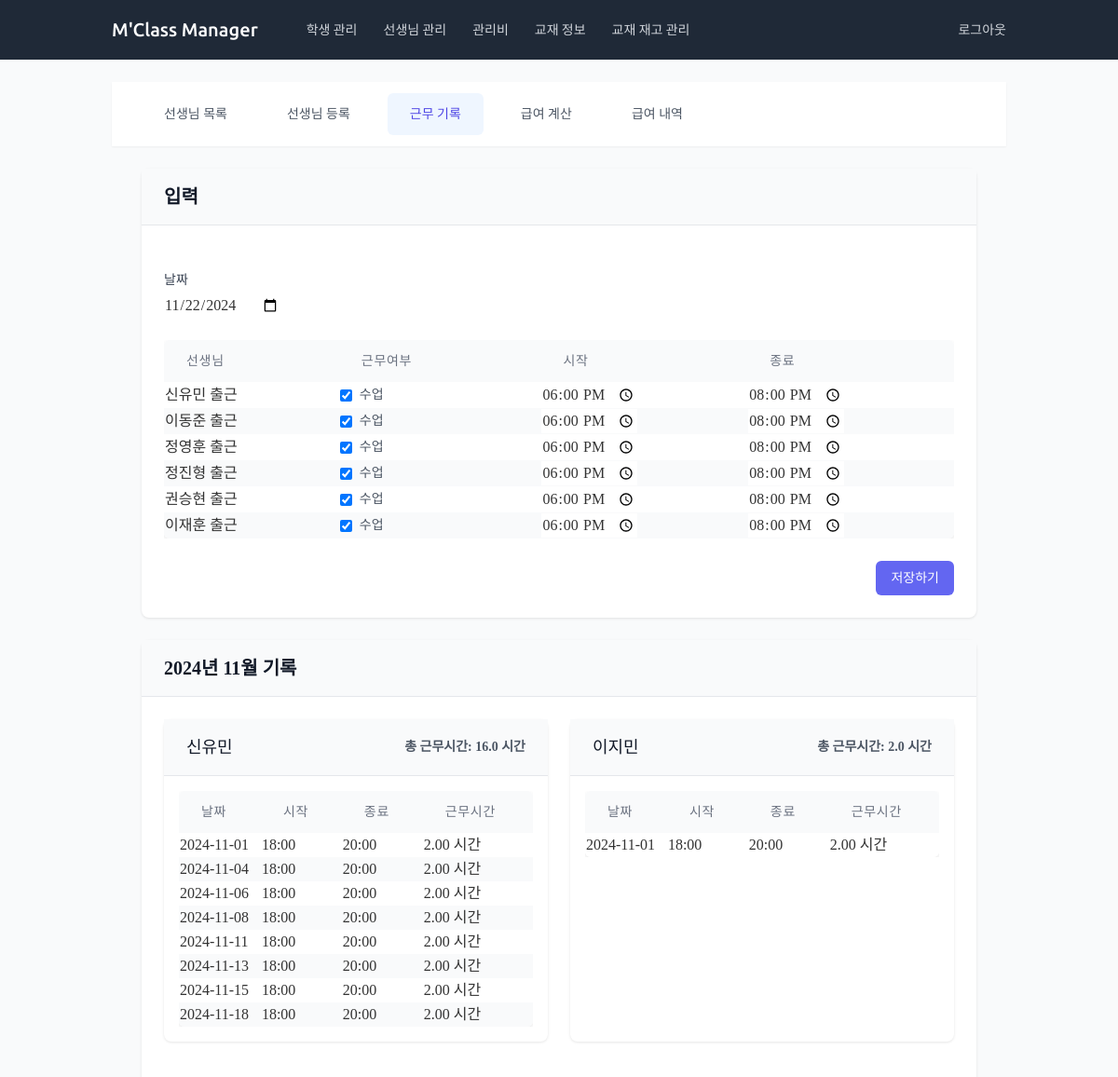
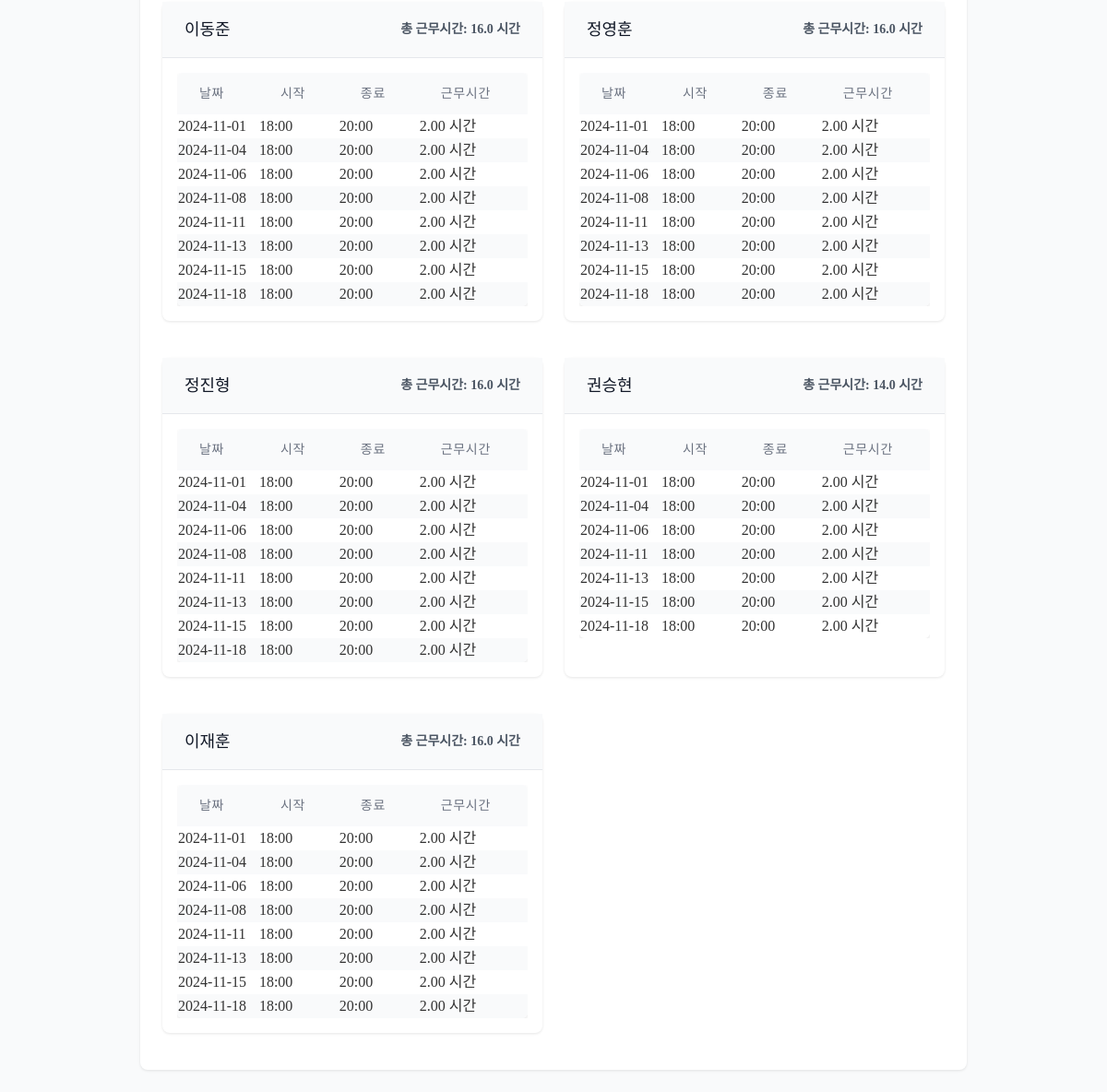
Before: /teachers/attendance/create/ (signed in) with the older database file (2 pictures, top to bottom).
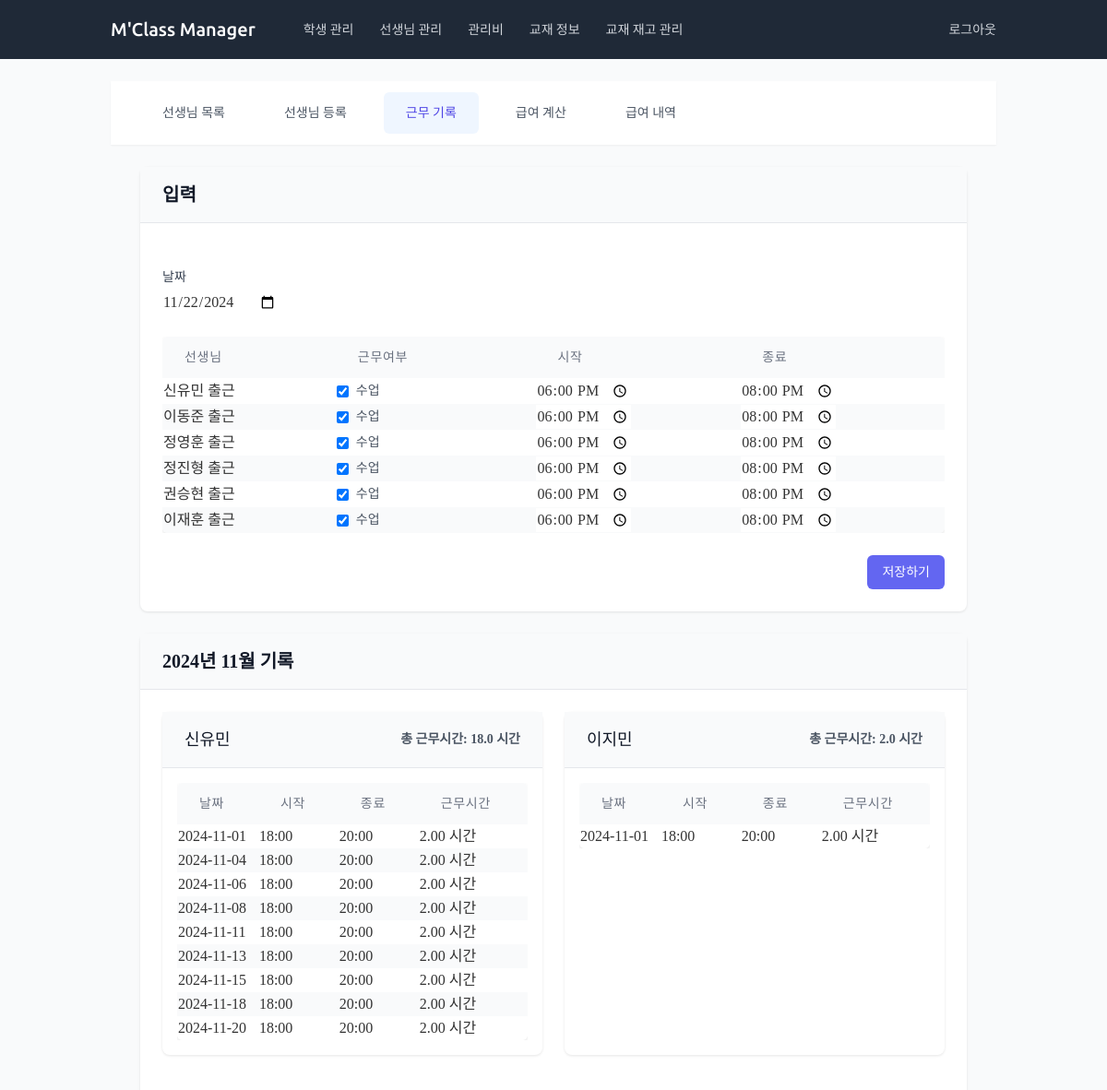
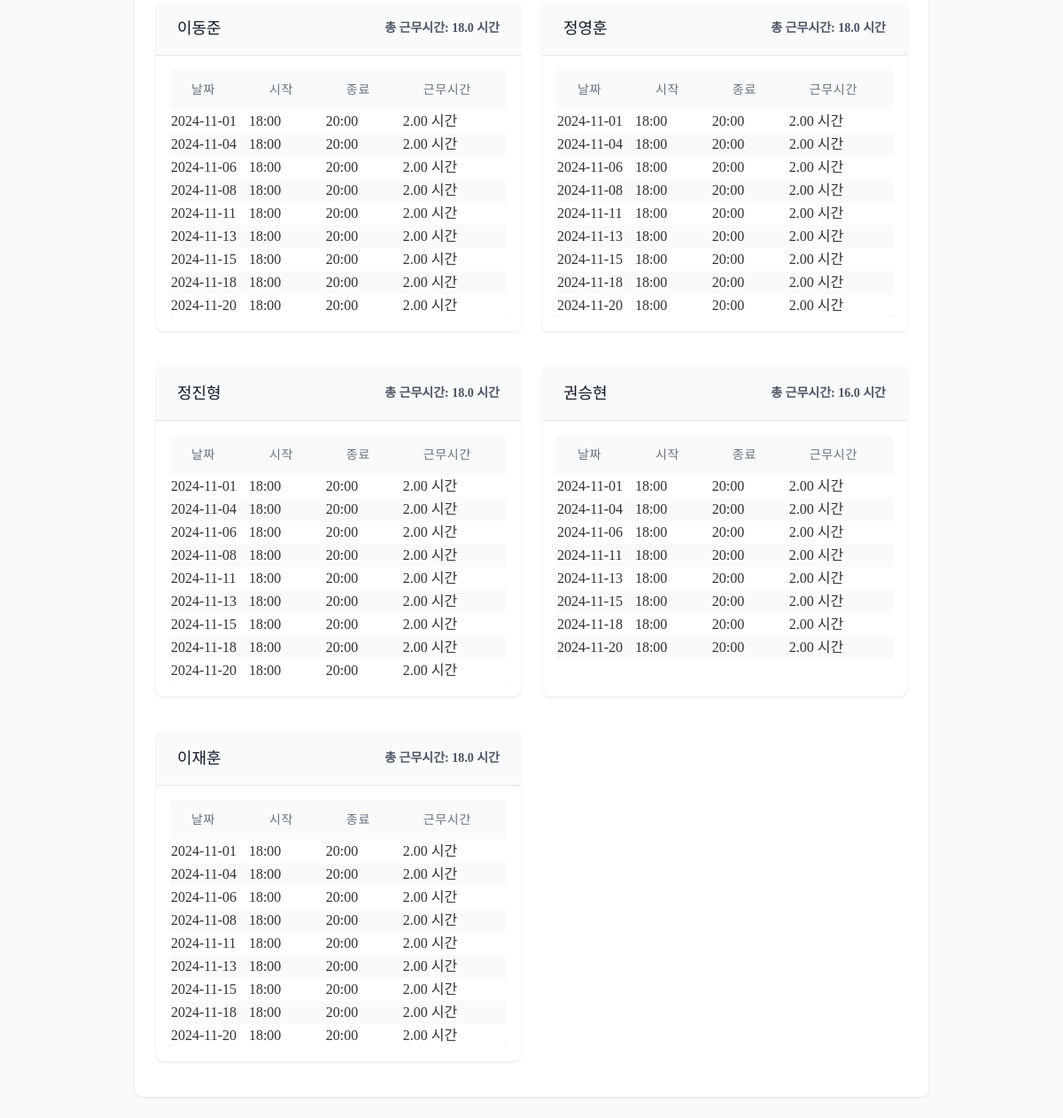
After: the same page with the newer database file (2 pictures, top to bottom).
### teachers/models.py (models this page shows, shortened)
class Teacher(models.Model):
    GENDER_CHOICES = [
        ('M', '남'),
        ('F', '여'),
    ]
    name = models.CharField(max_length=100, verbose_name='이름')
    phone_number = models.CharField(
        max_length=11,
        validators=[validate_phone_number],
        blank=True,
        null=True,
        verbose_name='전화번호'
    )
    email = models.EmailField(blank=True, null=True, verbose_name='이메일')
    gender = models.CharField(max_length=1, choices=GENDER_CHOICES, blank=True, null=True, verbose_name='성별')
    hire_date = models.DateField(blank=True, null=True, verbose_name='입사일')
    resignation_date = models.DateField(null=True, blank=True, verbose_name='퇴사일')
    bank = models.ForeignKey('common.Bank', on_delete=models.SET_NULL, blank=True, null=True, verbose_name='거래은행')
    account_number = models.CharField(max_length=20, blank=True, null=True, verbose_name='급여계좌')
    base_salary = models.IntegerField(blank=True, null=True, verbose_name='급여기준', default=15000)
    additional_salary = models.IntegerField(blank=True, null=True, verbose_name='추가급여', default=0)
    other_info = models.TextField(blank=True, null=True, verbose_name='기타')
    is_active = models.BooleanField(default=True, verbose_name="재직 중")
    extra_field1 = models.CharField(max_length=100, blank=True, null=True, verbose_name='예비1')
    extra_field2 = models.CharField(max_length=100, blank=True, null=True, verbose_name='예비2')
    extra_field3 = models.CharField(max_length=100, blank=True, null=True, verbose_name='예비3')
    extra_field4 = models.CharField(max_length=100, blank=True, null=True, verbose_name='예비4')
    class Meta:
        verbose_name = '교사'
        verbose_name_plural = '교사'

class Attendance(models.Model):
    teacher = models.ForeignKey(Teacher, on_delete=models.CASCADE, verbose_name='교사')
    date = models.DateField(default=timezone.now, verbose_name='날짜')
    is_present = models.BooleanField(default=True, verbose_name='출근')
    start_time = models.TimeField(null=True, blank=True, verbose_name='근무 시작 시간')
    end_time = models.TimeField(null=True, blank=True, verbose_name='근무 종료 시간')
    class Meta:
        unique_together = ['teacher', 'date']
        verbose_name = '출근기록'
        verbose_name_plural = '출근기록'

### teachers/views.py (the view, shortened to what this page needs)
# urls.py: path('attendance/create/', views.AttendanceCreateView.as_view(), name='attendance_create'),
class AttendanceCreateView(LoginRequiredMixin, View):
    def get(self, request):
        teachers = Teacher.objects.filter(is_active=True)
        form = BulkAttendanceForm(teachers=teachers)
        current_date = timezone.now().date()
        month_start = current_date.replace(day=1)
        month_end = (month_start + timedelta(days=32)).replace(day=1) - timedelta(days=1)
        monthly_records = Attendance.objects.filter(date__range=[month_start, month_end]).order_by('teacher', 'date')
        teacher_records = {}
        for record in monthly_records:
            if record.teacher not in teacher_records:
                teacher_records[record.teacher] = {'records': [], 'total_hours': 0}
            if record.start_time and record.end_time:
                start_datetime = timezone.make_aware(timezone.datetime.combine(record.date, record.start_time))
                end_datetime = timezone.make_aware(timezone.datetime.combine(record.date, record.end_time))
                work_hours = (end_datetime - start_datetime).total_seconds() / 3600
                record.work_hours = round(work_hours, 2)
                teacher_records[record.teacher]['total_hours'] += record.work_hours
            else:
                record.work_hours = None
            teacher_records[record.teacher]['records'].append(record)
        context = {
            'form': form,
            'teacher_records': teacher_records,
            'current_month': current_date.strftime('%Y년 %m월')
        }
        return render(request, 'teachers/attendance_form.html', context)

### teachers/forms.py
class BulkAttendanceForm(forms.Form):
    date = forms.DateField(widget=forms.DateInput(attrs={'type': 'date'}), initial=timezone.now)
    def __init__(self, *args, **kwargs):
        teachers = kwargs.pop('teachers', None)
        super().__init__(*args, **kwargs)
        if teachers:
            for teacher in teachers:
                self.fields[f'is_present_{teacher.id}'] = forms.BooleanField(required=False, initial=True, label=f'{teacher.name} 출근')
                self.fields[f'start_time_{teacher.id}'] = forms.TimeField(
                    widget=forms.TimeInput(attrs={'type': 'time'}),
                    initial=timezone.now().replace(hour=18, minute=0, second=0).time(),
                    required=False,
                    label=f'{teacher.name} 시작 시간'
                )
                self.fields[f'end_time_{teacher.id}'] = forms.TimeField(
                    widget=forms.TimeInput(attrs={'type': 'time'}),
                    initial=timezone.now().replace(hour=20, minute=0, second=0).time(),
                    required=False,
                    label=f'{teacher.name} 종료 시간'
                )

### teachers/templates/teachers/attendance_form.html (shortened to what the changed rows need)
{% extends 'teachers/base_teachers.html' %}
{% block teacher_content %}
<div class="space-y-6">
    <div class="content-card">
        <div class="card-body">
            <form method="post" class="space-y-6">
                <div class="overflow-x-auto">
                    <table class="content-table">
                        <thead>
                            <tr>
                                <th>선생님</th>
                                <th>근무여부</th>
                                <th>시작</th>
                                <th>종료</th>
                            </tr>
                        </thead>
                        <tbody>
                            {% for field in form %}
                                {% if field.name != 'date' %}
                                    {% if 'is_present' in field.name %}
                                        <tr>
                                            <td class="font-medium">{{ field.label }}</td>
                                            <td>
                                                <div class="flex items-center">
                                                    {{ field }}
                                                    <label for="{{ field.id_for_label }}" class="ml-2 text-sm text-gray-600">
                                                        수업
                                                    </label>
                                                </div>
                                            </td>
                                    {% elif 'start_time' in field.name %}
                                            <td>{{ field }}</td>
                                    {% elif 'end_time' in field.name %}
                                            <td>{{ field }}</td>
                                        </tr>
                                    {% endif %}
                                {% endif %}
                            {% endfor %}
                        </tbody>
                    </table>
                </div>
            </form>
        </div>
    </div>
    <div class="content-card">
        <div class="card-body">
            <div class="grid grid-cols-1 lg:grid-cols-2 gap-6">
                {% for teacher, data in teacher_records.items %}
                    <div class="content-card">
                        <div class="card-header bg-gray-50">
                            <div class="flex justify-between items-center">
                                <h4 class="text-lg font-medium text-gray-900">{{ teacher.name }}</h4>
                                <span class="text-sm text-gray-600">
                                    총 근무시간: {{ data.total_hours|floatformat:1 }} 시간
                                </span>
                            </div>
                        </div>
                        <div class="p-4">
                            <div class="overflow-x-auto">
                                <table class="content-table">
                                    <thead>
                                        <tr>
                                            <th>날짜</th>
                                            <th>시작</th>
                                            <th>종료</th>
                                            <th>근무시간</th>
                                        </tr>
                                    </thead>
                                    <tbody>
                                        {% for record in data.records %}
                                            <tr>
                                                <td>{{ record.date|date:"Y-m-d" }}</td>
                                                <td>{{ record.start_time|time:"H:i" }}</td>
                                                <td>{{ record.end_time|time:"H:i" }}</td>
                                                <td>
                                                    {% if record.work_hours is not None %}
                                                        {{ record.work_hours|floatformat:2 }} 시간
                                                    {% else %}
                                                        -
                                                    {% endif %}
                                                </td>
                                            </tr>
                                        {% endfor %}
                                    </tbody>
                                </table>
                            </div>
                        </div>
                    </div>
                {% empty %}
                    <div class="content-card">
                        <div class="card-body">
                            <p class="text-gray-500 text-center">이번 달은 근무 기록이 없습니다.</p>
                        </div>
                    </div>
                {% endfor %}
            </div>
        </div>
    </div>
</div>
{% endblock %}

Changed rows visible on the page:
computed for Teacher "신유민": total_hours "16.0" → "18.0"
added Attendance: date "2024-11-20", start_time "18:00", end_time "20:00", work_hours "2.00", shown under Teacher "신유민"
computed for Teacher "이동준": total_hours "16.0" → "18.0"
added Attendance: date "2024-11-20", start_time "18:00", end_time "20:00", work_hours "2.00", shown under Teacher "이동준"
computed for Teacher "정영훈": total_hours "16.0" → "18.0"
added Attendance: date "2024-11-20", start_time "18:00", end_time "20:00", work_hours "2.00", shown under Teacher "정영훈"
computed for Teacher "정진형": total_hours "16.0" → "18.0"
added Attendance: date "2024-11-20", start_time "18:00", end_time "20:00", work_hours "2.00", shown under Teacher "정진형"
computed for Teacher "권승현": total_hours "14.0" → "16.0"
added Attendance: date "2024-11-20", start_time "18:00", end_time "20:00", work_hours "2.00", shown under Teacher "권승현"
computed for Teacher "이재훈": total_hours "16.0" → "18.0"
added Attendance: date "2024-11-20", start_time "18:00", end_time "20:00", work_hours "2.00", shown under Teacher "이재훈"
